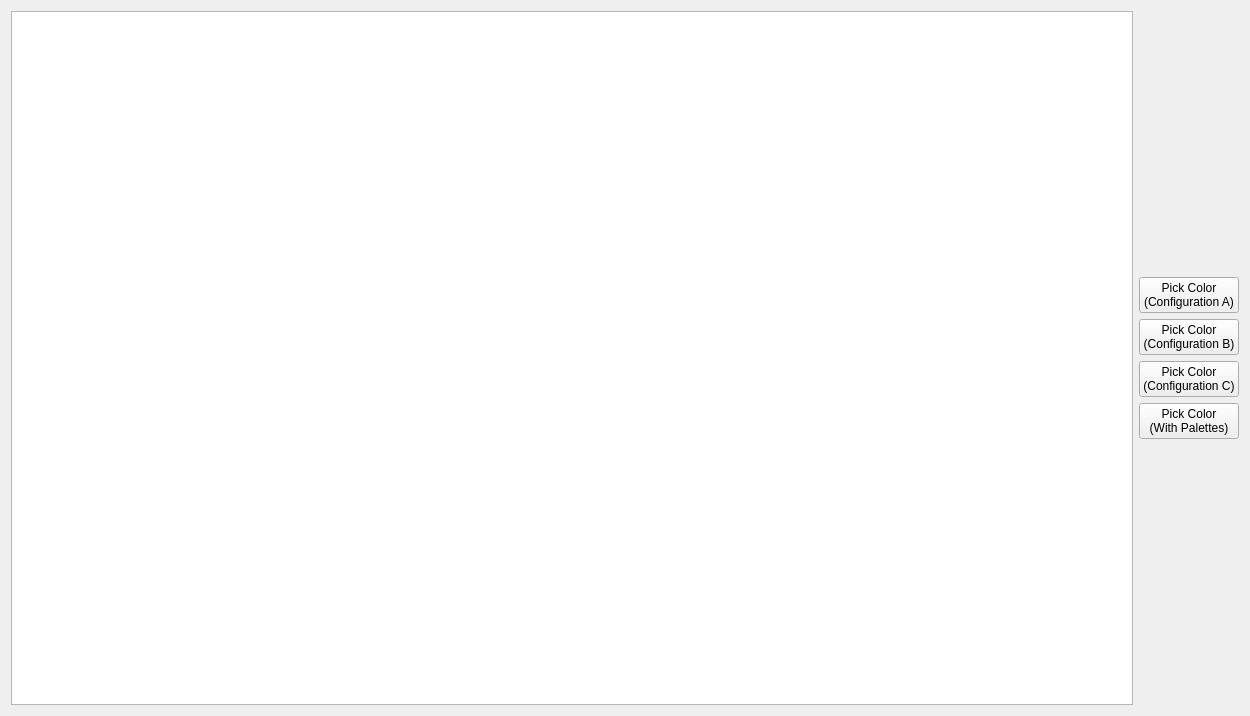
<?xml version="1.0" encoding="UTF-8"?>
<ui version="4.0">
 <class>ColorPickerPage</class>
 <widget class="QWidget" name="ColorPickerPage">
  <property name="geometry">
   <rect>
    <x>0</x>
    <y>0</y>
    <width>1250</width>
    <height>716</height>
   </rect>
  </property>
  <property name="sizePolicy">
   <sizepolicy hsizetype="Expanding" vsizetype="Expanding">
    <horstretch>0</horstretch>
    <verstretch>0</verstretch>
   </sizepolicy>
  </property>
  <layout class="QHBoxLayout" name="horizontalLayout">
   <item>
    <widget class="QTextEdit" name="exampleText">
     <property name="undoRedoEnabled">
      <bool>false</bool>
     </property>
     <property name="readOnly">
      <bool>true</bool>
     </property>
    </widget>
   </item>
   <item>
    <layout class="QVBoxLayout" name="verticalLayout">
     <item>
      <spacer name="verticalSpacer">
       <property name="orientation">
        <enum>Qt::Vertical</enum>
       </property>
       <property name="sizeHint" stdset="0">
        <size>
         <width>20</width>
         <height>40</height>
        </size>
       </property>
      </spacer>
     </item>
     <item>
      <widget class="QPushButton" name="colorPickConfigurationAButton">
       <property name="text">
        <string>Pick Color
(Configuration A)</string>
       </property>
      </widget>
     </item>
     <item>
      <widget class="QPushButton" name="colorPickConfigurationBButton">
       <property name="text">
        <string>Pick Color
(Configuration B)</string>
       </property>
      </widget>
     </item>
     <item>
      <widget class="QPushButton" name="colorPickConfigurationCButton">
       <property name="text">
        <string>Pick Color
(Configuration C)</string>
       </property>
      </widget>
     </item>
     <item>
      <widget class="QPushButton" name="colorPickWithPalettesButton">
       <property name="text">
        <string>Pick Color
(With Palettes)</string>
       </property>
      </widget>
     </item>
     <item>
      <spacer name="verticalSpacer_2">
       <property name="orientation">
        <enum>Qt::Vertical</enum>
       </property>
       <property name="sizeHint" stdset="0">
        <size>
         <width>20</width>
         <height>40</height>
        </size>
       </property>
      </spacer>
     </item>
    </layout>
   </item>
  </layout>
 </widget>
 <resources/>
 <connections/>
</ui>
